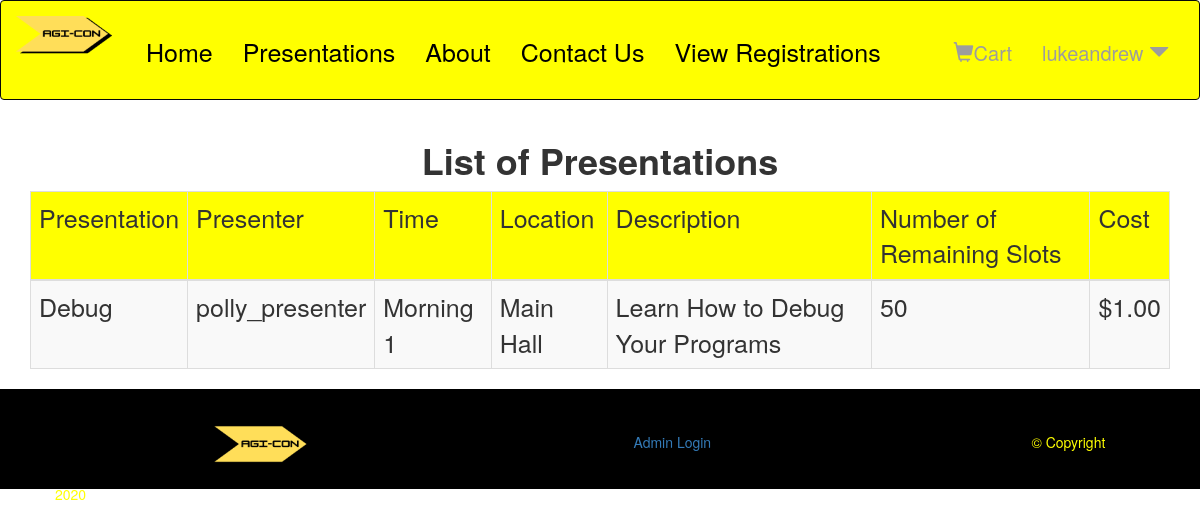
Page /presentations/ (signed in) on the committed database.
### Agile_Con/models.py (models this page shows, shortened)
class Presentation(models.Model):
    presentation_id = models.CharField(primary_key=True, max_length=50, blank=False, null=False, default=' ')
    presenter_id = models.ForeignKey(Presenter, on_delete=models.CASCADE, related_name='presentations')
    timeslot = models.CharField(max_length=50, blank=False, null=False, default=' ')
    cost = models.DecimalField(max_digits=10, blank=False, null=False, decimal_places=2)
    number_of_slots = models.DecimalField(max_digits=10, blank=False, null=False, default=50, decimal_places=0)
    number_of_slots_remaining = models.DecimalField(max_digits=10, blank=False, null=False, default=50,
                                                    decimal_places=0)
    location = models.CharField(max_length=50, blank=False, null=False, default=' ')
    description = models.CharField(max_length=200, blank=False, null=False, default=' ')

### Agile_Con/views.py (the view)
# urls.py: path('presentations/', views.presentations, name="presentations"),
def presentations(request):
    presentations = Presentation.objects.all()
    return render(request, "presentations.html", {'presentations': presentations})

### templates/presentations.html (shortened to what this page needs)
<!DOCTYPE html>
<html lang="en">
{% extends 'base.html' %}
{% block content %}
<head>
    <link rel="stylesheet" href="https://maxcdn.bootstrapcdn.com/bootstrap/3.3.7/css/bootstrap.min.css">
</head>
<body>
<h1 style="text-align: center"><strong>List of Presentations</strong></h1>
    <table class= "table table-striped table-bordered table-hover" style= "font-size: 25px">
        <thead style="background-color: yellow;">
        <tr>
            <td>Presentation</td>
            <td>Presenter</td>
            <td>Time</td>
            <td>Location</td>
            <td>Description</td>
            <td>Number of Remaining Slots</td>
            <td>Cost</td>
        </tr>
        </thead>
        <tbody>
            {% for presentation in presentations %}
            <tr>
                <td>{{ presentation.presentation_id }}</td>
                <td>{{ presentation.presenter_id_id}}</td>
                <td>{{ presentation.timeslot }}</td>
                <td>{{ presentation.location }}</td>
                <td>{{ presentation.description }}</td>
                <td>{{ presentation.number_of_slots_remaining }}</td>
                <td>${{ presentation.cost }}</td>
            </tr>
            {% endfor%}
        </tbody>
    </table>
</body>
{% endblock %}

### templates/base.html (shortened to what this page needs)
<!DOCTYPE html>
{% load static %}
<html lang="en" class="base-page">
<head>
    <link rel="stylesheet" href="https://maxcdn.bootstrapcdn.com/bootstrap/3.3.7/css/bootstrap.min.css">
    <link rel="stylesheet" href="../Agile_Con/static/css/main.css">
</head>
<body id="app-layout">
<nav class="navbar navbar-inverse">
    <div class="container-fluid">
        <div class="navbar-header">
            <a class="navbar-brand" href="/">
                <img src="{% static 'Images/Agi-Con1.png' %}" width="100" height="80" style="float: top" alt="Agile Conference">
            </a>
        </div>
        <div class="collapse navbar-collapse" id="myNavbar">
            <ul class="nav navbar-nav">
                <li><a class="black-text" href="{% url 'home' %}">Home</a></li>
                <li><a class = "black-text" href="{% url 'presentations' %}">Presentations</a></li>
               <li><a class= "black-text" href="{% url 'about' %}">About</a></li>
                <li><a class= "black-text" href="{% url 'contact_us' %}">Contact Us</a></li>
                {% if user.is_authenticated %}
                <li><a class= "black-text" href="{% url 'login_landing' %}">View Registrations</a></li>
                {% endif %}
            </ul>
            <ul class="nav navbar-nav navbar-right" style="font-size: 20px">
                {% if user.is_authenticated %}
                    <li class="dropdown"><a href= "{% url 'home' %}"><span class="glyphicon glyphicon-shopping-cart"></span>Cart</a></li>
                    <li class="dropdown">
                        <a href="#" class="dropdown-toggle" data-toggle="dropdown" role="button" aria-expanded="false">
                            {{ user.username }}
                            <span class="glyphicon glyphicon-triangle-bottom"></span>
                        </a>
                    </li>
                {% else %}
                    <li ><a href="{% url 'login' %}" ><span class="glyphicon glyphicon-log-in"></span> Login</a></li>
                    <li ><a href="{% url 'signup' %}" ><span class="glyphicon glyphicon-chevron-right"></span> Signup</a></li>
                {% endif %}
            </ul>
        </div>
    </div>
</nav>
<div class="content container">
            {% block content %}
            {% endblock %}
</div>
</body>
<footer class="bottom-bar">
    <ul class="bottom-list">
        <li class="bottom-bar align-left"><img src="{% static 'Images/Agi-Con2.png' %}" width="100" height="80" alt="Agile-Con"></li>
        <li class="bottom-bar align-center"><a href={% url 'admin:index' %}>Admin Login</a></li>
       <li class="bottom-bar align-right">© Copyright 2020</li>
    </ul>
</footer>
</html>

### templates/base.html (style rules this page uses)
.navbar { margin-bottom: 0; border-radius: 0; background-color: yellow !important; height: 100px; width: 100%; }
.navbar .navbar-nav,.navbar-brand { padding: 25px 0; }
footer { background-color: black; color: yellow; padding: 15px; height: 100px; width: 100%; bottom: 0; }
ul.bottom-list li { display: inline; list-style: none; padding: 14%; }
.content { width: 100%; }
.container * { height: auto; left: 10%; right: 30%; }
.black-text { color: black !important; font-size: 25px; }

### rows in the picture
Presentation: presentation_id "Debug", presenter_id_id "polly_presenter", timeslot "Morning 1", location "Main Hall", description "Learn How to Debug Your Programs", number_of_slots_remaining "50", cost "1.00"

### other values in the picture
{{ user.username }} "lukeandrew"
